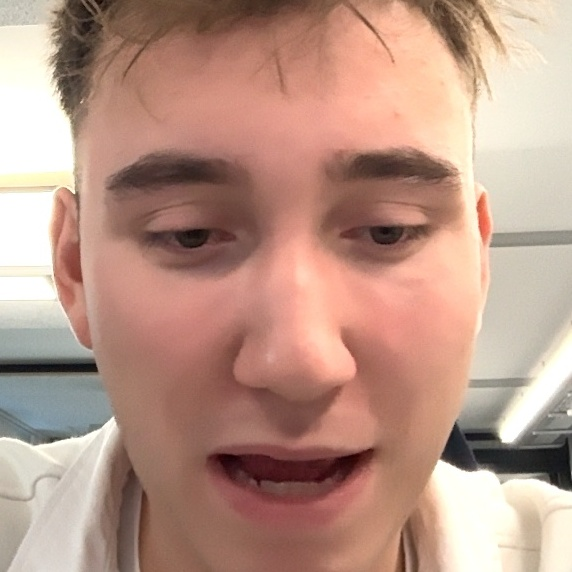
#> input picture waveshare/cache/photos/person_1.jpg, 572 x 572 px
$ python pixel_art_generator.py cache/photos/person_1.jpg
#> lines starting #> are read from the running program, lines starting #| are printed output that depends on the picture
"""
Pixel Art Generator - Converts photos to 64x64 pixel art
"""
import os
from pathlib import Path
from typing import Optional, Tuple
import numpy as np
from PIL import Image, ImageFilter, ImageEnhance


class PixelArtGenerator:
    """Generates pixel art from photos optimized for RGB LED matrix display."""

    def __init__(self, target_size: Tuple[int, int] = (64, 64)):
        """
        Initialize the pixel art generator.

        Args:
            target_size: Target size (width, height) for pixel art
        """
        self.target_size = target_size

    def load_image(self, image_path: str) -> Optional[Image.Image]:
        """
        Load an image from file path.

        Args:
            image_path: Path to image file

        Returns:
            PIL Image or None on error
        """
#> called with image_path = 'cache/photos/person_1.jpg'
        if not image_path or not os.path.exists(image_path):
            return None

        try:
            image = Image.open(image_path)
#> image is the input picture: PIL image 572x572 RGB; mean R, G, B 186.3, 149.9, 134.8
            # Convert to RGB if needed
            if image.mode != 'RGB':
                image = image.convert('RGB')
            return image
        except Exception as e:
            print(f"   ⚠️  Error loading image {image_path}: {e}")
            return None

    def resize_with_preserve_aspect(self, image: Image.Image, target_size: Tuple[int, int]) -> Image.Image:
        """
        Resize image to fit target size while preserving aspect ratio.
        Uses letterboxing/pillarboxing to fit entire image without cropping.

        Args:
            image: PIL Image
            target_size: Target (width, height)

        Returns:
            Resized image with letterboxing if needed
        """
#> called with target_size = (64, 64)
        width, height = target_size

        # Calculate aspect ratios
        img_aspect = image.width / image.height
#> img_aspect = 1
        target_aspect = width / height

        # Resize to fit within target size (letterboxing/pillarboxing)
        if img_aspect > target_aspect:
            # Image is wider - fit to width
            new_width = width
            new_height = int(image.height * (width / image.width))
        else:
            # Image is taller - fit to height
            new_height = height
            new_width = int(image.width * (height / image.height))
#> new_width = 64

        resized = image.resize((new_width, new_height), Image.Resampling.LANCZOS)
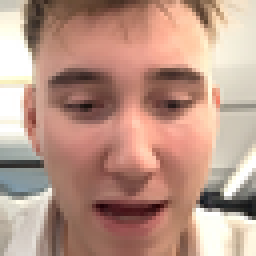
#> resized: PIL image 64x64 RGB (shown 4 times larger); mean R, G, B 186.2, 149.9, 134.8

        # Create new image with target size and black background
        result = Image.new('RGB', (width, height), (0, 0, 0))
#> result: PIL image 64x64 RGB; every value is 0

        # Paste resized image centered
        paste_x = (width - new_width) // 2
#> paste_x = 0
        paste_y = (height - new_height) // 2
        result.paste(resized, (paste_x, paste_y))

        return result

    def enhance_contrast(self, image: Image.Image, factor: float = 1.2) -> Image.Image:
        """
        Enhance contrast for better LED matrix display.

        Args:
            image: PIL Image
            factor: Contrast enhancement factor

        Returns:
            Enhanced image
        """
#> called with factor = 1.8
        enhancer = ImageEnhance.Contrast(image)
        return enhancer.enhance(factor)
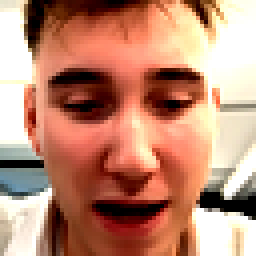
#> returned value: PIL image 64x64 RGB (shown 4 times larger); mean R, G, B 190.6, 136.6, 114.1

    def reduce_colors(self, image: Image.Image, palette_size: int = 256) -> Image.Image:
        """
        Reduce colors using quantization for pixel art effect.

        Args:
            image: PIL Image
            palette_size: Number of colors in palette

        Returns:
            Quantized image
        """
#> called with palette_size = 64
        # Convert to quantized image
        quantized = image.quantize(colors=palette_size)
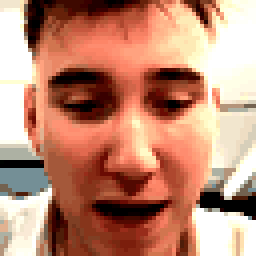
#> quantized: PIL image 64x64 P (shown 4 times larger); mean R, G, B 191.1, 136.4, 114.1
        # Convert back to RGB
        return quantized.convert('RGB')

    def generate_pixel_art(self, image_path: str, enhance: bool = True) -> Optional[np.ndarray]:
        """
        Generate pixel art from a photo file.

        Args:
            image_path: Path to photo file
            enhance: Whether to apply contrast enhancement

        Returns:
            NumPy array of shape (height, width, 3) with RGB values (0-255)
            or None on error
        """
        # Load image
        image = self.load_image(image_path)
        if image is None:
            return None

        # Resize to target size (preserving entire image, no cropping)
        image = self.resize_with_preserve_aspect(image, self.target_size)

        # Enhance contrast for better display
        if enhance:
            image = self.enhance_contrast(image, factor=1.8)

        # Reduce colors for pixel art effect
        image = self.reduce_colors(image, palette_size=64)

        # Convert to numpy array
        pixel_array = np.array(image)

        return pixel_array

    def generate_pixel_art_for_person(self, person_data: dict) -> Optional[np.ndarray]:
        """
        Generate pixel art for a person.

        Args:
            person_data: Dictionary with 'local_photo_path' key

        Returns:
            NumPy array of pixel art or None on error
        """
        photo_path = person_data.get('local_photo_path')
        if not photo_path:
            return None

        return self.generate_pixel_art(photo_path)

    def save_pixel_art(self, pixel_array: np.ndarray, output_path: str):
        """
        Save pixel art array as an image file.

        Args:
            pixel_array: NumPy array (height, width, 3)
            output_path: Output file path
        """
        image = Image.fromarray(pixel_array.astype('uint8'))
        image.save(output_path)

    def pixel_art_to_matrix_format(self, pixel_array: np.ndarray) -> np.ndarray:
        """
        Convert pixel art array to format suitable for RGB matrix display.

        Args:
            pixel_array: NumPy array (height, width, 3) with RGB values (0-255)

        Returns:
            NumPy array ready for matrix display (height, width, 3)
        """
        # Ensure values are in correct range
        pixel_array = np.clip(pixel_array, 0, 255).astype(np.uint8)
        return pixel_array


if __name__ == "__main__":
    # Test the pixel art generator
    import sys

    print("Testing Pixel Art Generator...")
    generator = PixelArtGenerator(target_size=(64, 64))

    if len(sys.argv) > 1:
        test_image_path = sys.argv[1]
        print(f"Processing: {test_image_path}")

        pixel_art = generator.generate_pixel_art(test_image_path)
        if pixel_art is not None:
            print(f"✅ Generated pixel art: {pixel_art.shape}")
#| ✅ Generated pixel art: (64, 64, 3)

            # Save test output
            output_path = Path(__file__).parent / "test_output" / "pixel_art.jpg"
            output_path.parent.mkdir(parents=True, exist_ok=True)
            generator.save_pixel_art(pixel_art, str(output_path))
            print(f"✅ Saved to: {output_path}")
        else:
            print("❌ Failed to generate pixel art")
    else:
        print("Usage: python pixel_art_generator.py <image_path>")

$ run again, on waveshare/cache/photos/person_4.jpg
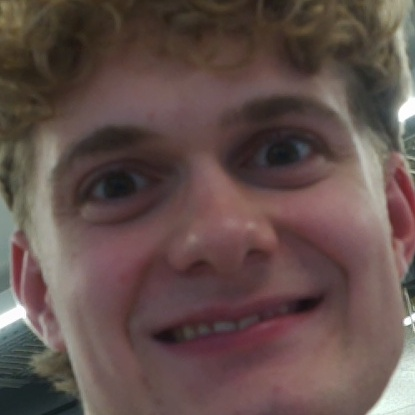
#> input picture waveshare/cache/photos/person_4.jpg, 415 x 415 px
#> in load_image, image is the input picture: PIL image 415x415 RGB; mean R, G, B 99, 79.8, 75.7
#> result: PIL image 64x64 RGB; every value is 0
#> in enhance_contrast, `return enhancer.enhance(factor)`:
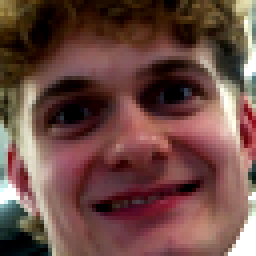
#> returned value: PIL image 64x64 RGB (shown 4 times larger); mean R, G, B 108.9, 74.2, 67.7
#> in reduce_colors, `quantized = image.quantize(colors=palette_size)`:
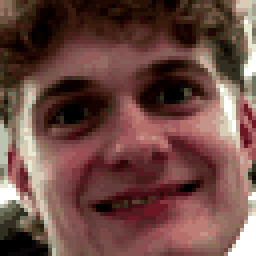
#> quantized: PIL image 64x64 P (shown 4 times larger); mean R, G, B 109.1, 73.8, 67.5
#| ✅ Generated pixel art: (64, 64, 3)
